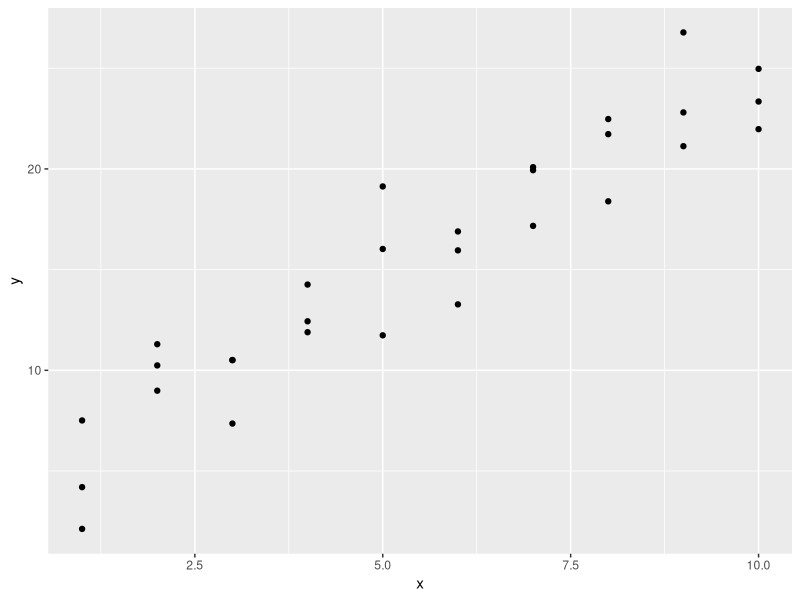
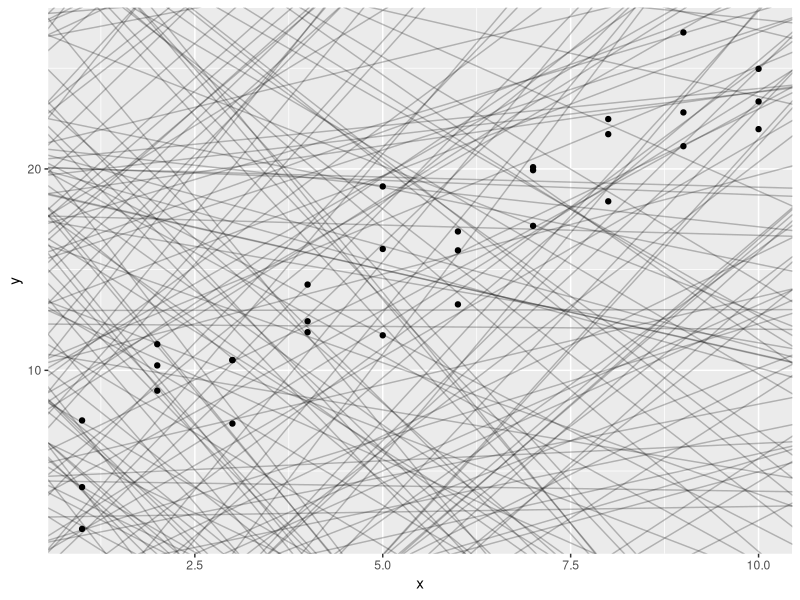
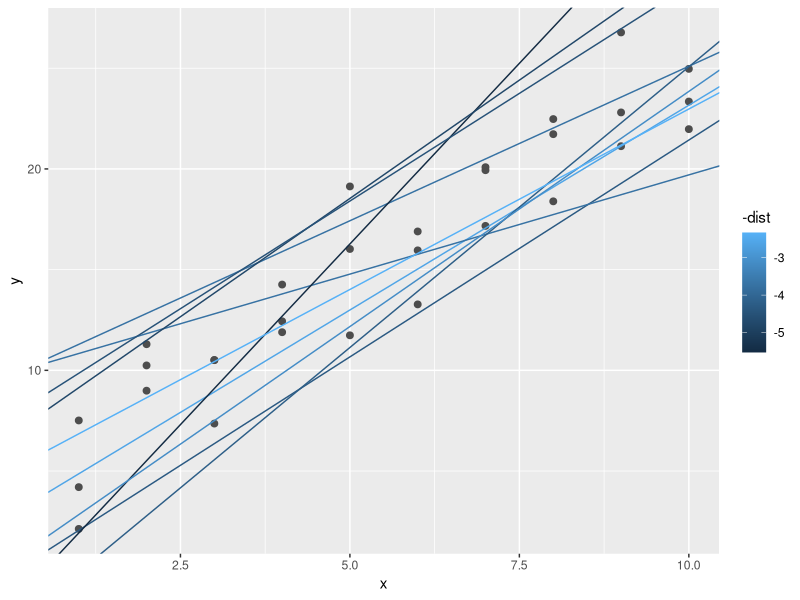
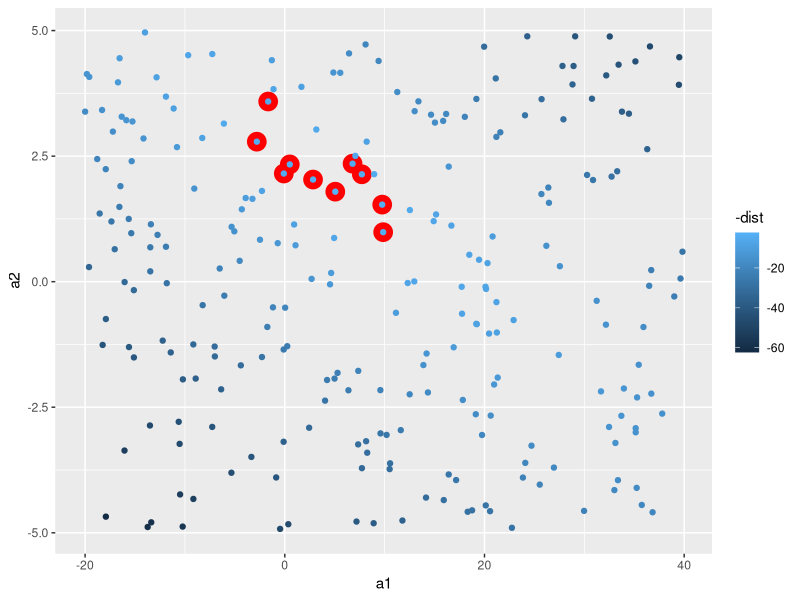
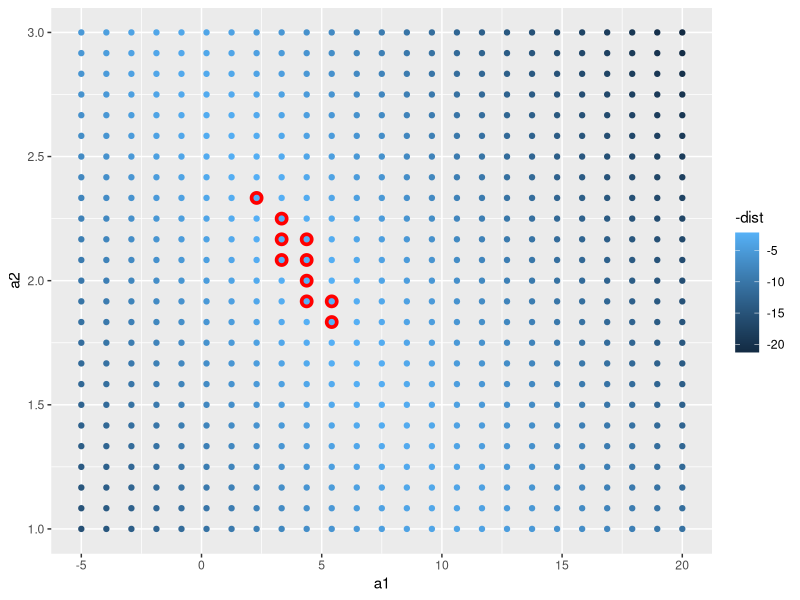
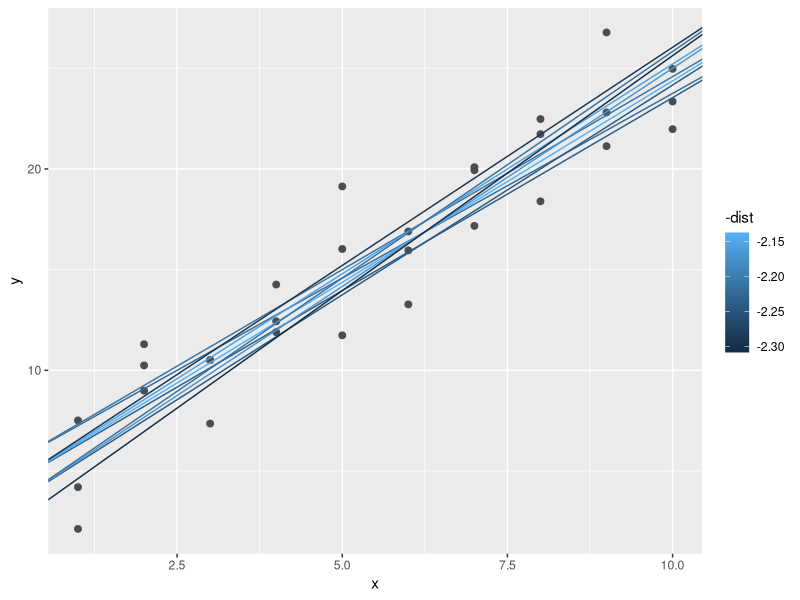
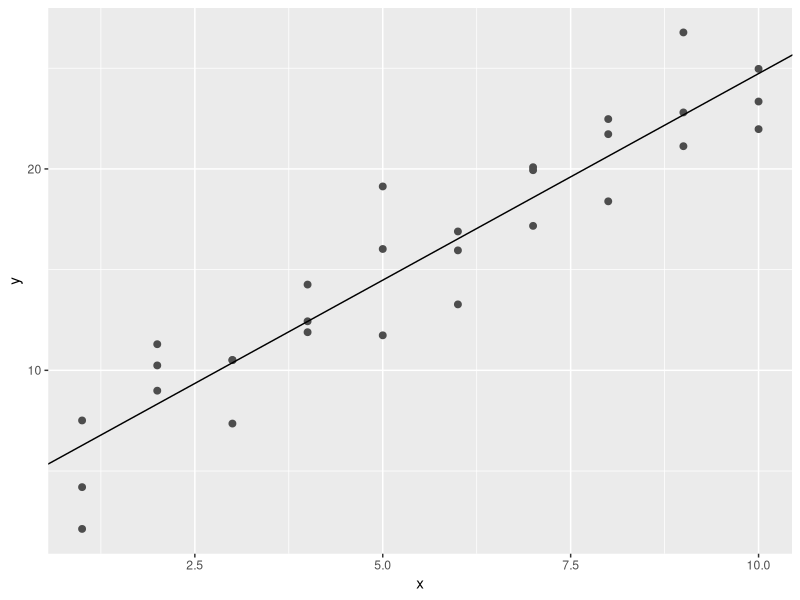
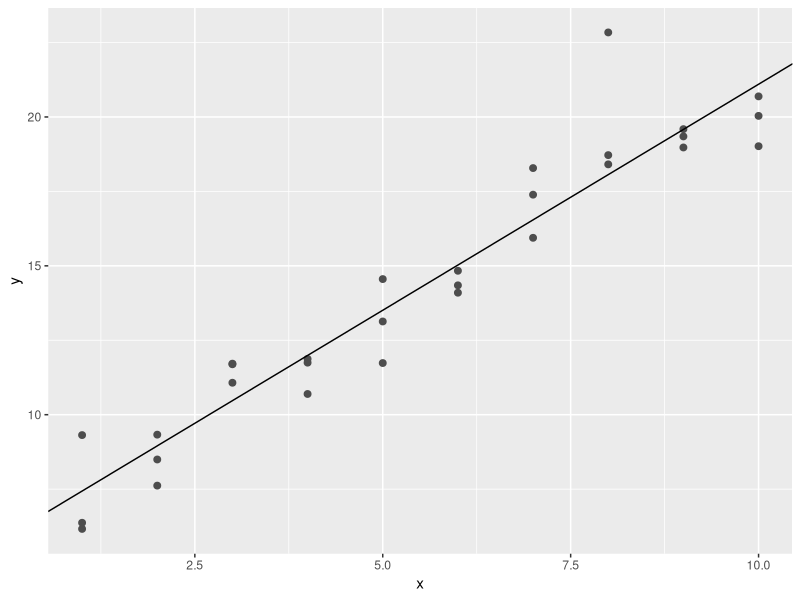

Write R code to recreate these figures, in order.
# Model Basics with modelr

#we are going to use models to partition data into patterns and residuals(residuals represent the difference between observed values and predicted values)
#source Google: Example: If a regression model predicts a student's test score to be 85, and the actual score is 90, the residual is 5. This indicates the model underestimated the score by 5 points.

#strong patterns will hide subtler trends.

# there are two parts to a model:

## 1. first rule is to define a group of models that helps you to capture a pattern (a straight line or a quadratic curve)
### expressing this as an equation will be: 
### y = a_1 * x + a_2 or
### y - a_1 * x ^ a_2
#### x and y are variables from data
#### a_1 and a_2 are parameters to capture patterns

## 2. after this, you will fit the right model from a family of models.

## George Box quote " All models are wrong, but some are useful."

"The goal of a model is not to uncover truth, but to discover a simple approximation that is still useful."

library(tidyverse)

library(modelr)
options(na.action = na.warn)

# A simple model

ggplot(sim1, aes(x, y)) +
  geom_point()

#> we can see a strong pattern in the data.
#> the relationship looks linear: y = a_0 + a_1 * x
#> we can start by using geom_abline() which takes a slope and intercept as parameters

models <- tibble(
  a1 = runif( 250, -20, 40),
  a2 = runif(250, -5, 5)
)

ggplot(sim1, aes(x, y)) +
  geom_abline(
    aes(intercept = a1, slope = a2),
    data = models, alpha = 1/4
  ) +
  geom_point()

#there are way too many models on this plot, we need to find one that is closer to the data.
#to do that, we need to find the distance between each point and the model.

#creating a function, will help us compute the distance.

model1 <- function(a, data) {
  a[1] + data$x * a[2]
}
model1(c(7, 1.5), sim1)

#next, we need to compute an overall distance betweem the predicted and actual values (for exp, we can use root-mean-squared deviation)

measure_distance <- function(mod, data) {
  diff <- data$y - model1(mod, data)
  sqrt(mean(diff ^ 2))
}

measure_distance(c(7, 1.5), sim1)

#we need a helper function.

sim1_dist <- function(a1, a2) {
  measure_distance(c(a1, a2), sim1)
}

models <- models %>% 
  mutate(dist = purrr::map2_dbl(a1, a2, sim1_dist))
models

#next, we can overlay the 10 best models (the way it is shown to us in the graph - brightest colour is the best(smallest distance)).

ggplot(sim1, aes(x, y)) +
  geom_point(size = 2, color = "grey30") +
  geom_abline(
    aes(intercept = a1, slope = a2, colour = -dist),
    data = filter(models, rank(dist) <= 10)
  )

#in the next scatterplot, the red circles are the best models.

ggplot(models, aes(a1, a2)) +
  geom_point(
    data = filter(models, rank(dist) <= 10),
    size = 6, colour = "red"
  ) +
  geom_point(aes(colour = -dist))

#another option is to generate an evenly spaced grid of points (grid search)

grid <- expand.grid(
  a1 = seq(-5, 20, length = 25),
  a2 = seq(1, 3, length = 25)
) %>% 
  mutate(dist = purrr::map2_dbl(a1, a2, sim1_dist))

grid %>% 
  ggplot(aes(a1, a2)) +
  geom_point(
    data = filter(grid, rank(dist) <= 10),
    size = 4, colour = "red"
  ) +
  geom_point(aes(colour = -dist))

#now let's try and overlay the 10 models:

ggplot(sim1, aes(x, y)) +
  geom_point(size = 2, colour = "grey30") +
  geom_abline(
    aes(intercept = a1, slope = a2, colour = -dist),
    data = filter(grid, rank(dist) <= 10)
  )

#we can do this until we get a finer grid (best model), or we can use a tool named Newton-Raphson search.
#the way this works, is by choosing a starting point and look around for the steepest slope, until you can not go any lower.
#we can use optim() for this modeling:

best <- optim(c(0, 0), measure_distance, data = sim1)
best$par
best

ggplot(sim1, aes(x, y)) +
  geom_point(size = 2, colour = "grey30") +
  geom_abline(intercept = best$par[1], slope = best$par[2])

# you can find the best model if you can minimize the distance by modifying the parameters of the model and having a function that defines the distance between a model and a dataset.

#we can also use linear models, in a form of: y = a_1 + a_2 * x_1 + a_3 * x_2 + ... + a_n * x_(n - 1)

#this simple model is the same to a general linear model where n = 2 and x_1 = x

#lm() formulas look like y ~ x, which lm will translate to a function like y = a_1 + a_2 * x

sim1_mod <- lm(y ~ x, data = sim1)
coef(sim1_mod)
#similar results with optim()

#lm finds the closest model in a single step

# Exercises:

#1. One downside of the linear model is that it is sensitive to unusual values because the distance incorporates a squared term. Fit a linear model to the following simulated data, and visualize the results. Rerun a few times to generate different simulated datasets. What do you notice about the model?

sim1a <- tibble(
  x = rep(1:10, each = 3),
  y = x * 1.5 + 6 + rt(length(x), df = 2)
)

#2. One way to make linear odels more robust is to use a different distance measure. For example, instead of root-mean-squared distance, you could use mean-absolute distance:

measure_distance <- function(mod, data) {
  diff <- data$y - make_prediction(mod, data)
  mean(abs(diff))
}

#Use optim() to fit this model to the pervious simulated data and compare it to the linear model.

#3. One challenge with performing numerical optimization is that it's only guaranteeed to find one local optima. What's the problem with optimizing a three-parameter model like this?

model1 <- function(a, data) {
  a[1] + data$x * a[2] + a[3]
}

#Answers:

#1. 

sim1a <- tibble(
  x = rep(1:10, each = 3),
  y = x * 1.5 + 6 + rt(length(x), df = 2)
)

sim1a_modeling <- lm(y ~ x, data = sim1a)
sim1a_modeling
summary(sim1a_modeling)

ggplot(sim1a, aes(x, y)) +
  geom_point(size = 2, color = "grey30") +
  geom_abline(intercept = sim1a_modeling$coefficients[1], slope = sim1a_modeling$coefficients[2])

# We can notice that everytime we're generating different simulated datasets, by running the summary we can see a big difference at the distance between the fitted line and the data.
# These figures, for example min and max should be equally distributed around the line (or better said, to be approximately same distance to 0)
# The first quantile and the third quantile to be equal distance from zero. (the same goes for the median)

#Extras:
view(sim1a)

ggplot(sim1a, aes(x, y)) +
  geom_point()

ggplot(sim1a, aes(x, y)) +
  geom_point(size = 2, colour = "grey30") +
  geom_abline(
    aes(intercept = a1, slope = a2, color = -dist),
    data = filter(models, rank(dist) <= 10)
  )

coef(sim1a_modeling)

hist(resid(sim1a_modeling), nclass = 2)
boxplot(y ~ x, data = sim1a)

sum <- summary(sim1a_modeling)
sum$coefficients

#2.

make_prediction <- function(a, data) {
  a[1] + data$x * a[2]
}

measure_distance <- function(mod, data) {
  diff <- data$y - make_prediction(mod, data)
  mean(abs(diff))
}

optim_ver <- optim(c(0, 0), measure_distance, data = sim1a)
optim_ver$par

coef(sim1a_modeling)

#3.

sim1a <- tibble(
  x = rep(1:10, each = 3),
  y = x * 1.5 + 6 + rt(length(x), df = 2)
)

model1 <- function(a, data) {
  a[1] + data$x * a[2] + a[3]
}

measure_distance_test <- function(mod, data) {
  diff <- data$y - model1(mod, data)
  mean(abs(diff))
}
sim1a
optim_ver <- optim(c(0,0,0), measure_distance_test, data = sim1a)
optim_ver$par
?optim
#one challenge in optimizing a three-parameter model will be that we question if those parameters are related to each other.

#also, every time I run with the third paramenter, as our data has got only 2 variables, it shows a significant amount in the difference between the 3 (this is also called sloppiness).
